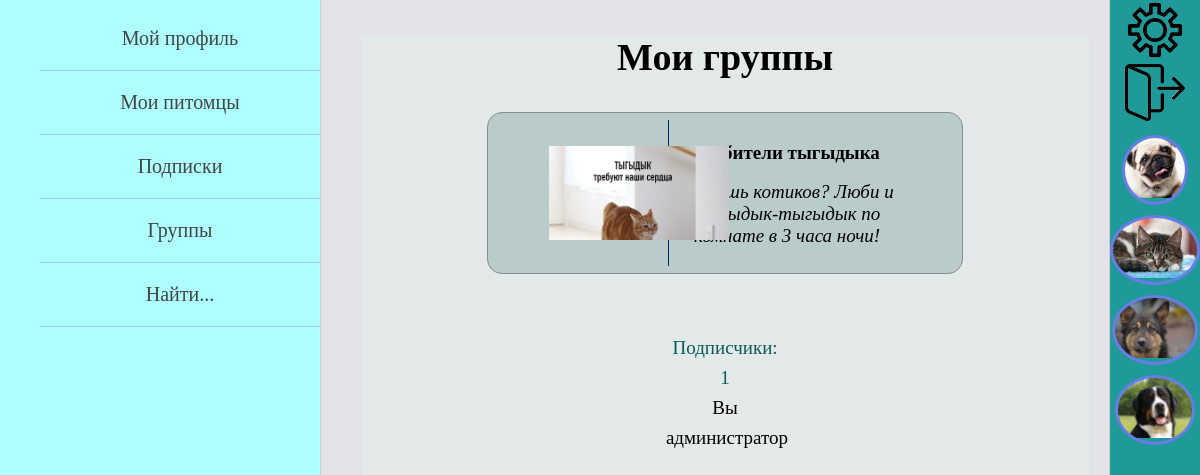
Page /groups/my-groups/ (signed in) on the committed database.
### groups/models.py (models this page shows, shortened)
class Group(models.Model):
    name_of_group = models.CharField(max_length=150, verbose_name='название группы')
    about_group = models.TextField(max_length=2000, verbose_name='инф о группе')
    img_of_group = models.ImageField(upload_to="img_of_group/%Y/%m/%d/", verbose_name='лого группы')
    date_create = models.DateField(auto_now_add=True, verbose_name='дата создания')
    class Meta:
        verbose_name = 'Группа'
        verbose_name_plural = 'Группы'

### pet_owners/models.py (models this page shows, shortened)
class Animal(models.Model):
    GENDER = (
        ("мальчик", "мальчик"),
        ("девочка", "девочка")
    )
    name_of_animal = models.CharField(max_length=55, verbose_name='имя питомца')
    pet_owner = models.ForeignKey(settings.AUTH_USER_MODEL, on_delete=models.CASCADE, verbose_name='владелец')
    category_of_animal = models.ForeignKey(AnimalCategory, on_delete=models.PROTECT, verbose_name='вид')
    animal_breed = models.CharField(max_length=100, blank=True, verbose_name='порода питомца')
    date_of_animal_birth = models.DateField(verbose_name='дата рождения питомца', blank=True, null=True)
    sex = models.CharField(max_length=7, choices=GENDER, verbose_name='пол', null=True)
    animal_photo = models.ImageField(upload_to="animals_photos/%Y/%m/%d/", verbose_name='фото питомца')
    about_pet = models.TextField(max_length=520, verbose_name='о питомце')
    class Meta:
        verbose_name = 'Питомец'
        verbose_name_plural = 'Питомцы'

### groups/views.py (the view)
# urls.py: path('my-groups/', GroupsHome.as_view(), name='my_groups'),
class GroupsHome(LoginRequiredMixin, DataMixin, ListView):
    model = Group
    template_name = 'groups/groups_page.html'
    context_object_name = 'groups'
    def get_queryset(self):
        self.queryset = Group.objects.filter(
            members__member=self.request.user).annotate(
            mem_count=Count('members')).order_by('-mem_count')
        return self.queryset
    def get_context_data(self, *, object_list=None, **kwargs):
        context = super().get_context_data(**kwargs)
        groups = self.queryset
        context['title'] = "Мои группы"
        context.update(self.get_left_menu())
        context.update(self.get_right_menu())
        context['user_groups_followed'] = self.get_groups_followers(groups)
        return context

### pet_owners/templatetags/pet_owners_tags.py (called while the page is built)
@register.simple_tag
def create_foll_list(animal_name, user_animals_followed):
    return user_animals_followed[animal_name]

### pet_owners/utils.py (called while the page is built)
    def get_left_menu(self):
        context = {}
        if self.request.user.is_authenticated:
            context['left_menu'] = [
                {'title': "Мой профиль", 'url_name': ['profile_home', self.request.user.id]},
                {'title': "Мои питомцы", 'url_name': ['all_animals_page']},
                {'title': "Подписки", 'url_name': ['owner_subscriptions', self.request.user.id]},
                {'title': "Группы", 'url_name': ['my_groups']},
                {'title': "Найти...", 'url_name': ['profile_home', self.request.user.id]}
            ]
        else:
            context['left_menu'] = [
                {'title': "Регистрация", 'url_name': 'register'},
                {'title': "Войти", 'url_name': 'login'},
            ]
        return context

    def get_right_menu(self, auth_user=None):
        context = {}
        if auth_user is None:
            auth_user = Owner.objects.get(pk=self.request.user.id)
        animals = Animal.objects.filter(followers__follower=auth_user)[:7]
        context['animals_for_right_menu'] = animals
        return context

### groups/templates/groups/groups_page.html (shortened to what this page needs)
{% extends 'pet_owners/base.html' %}
{% load pet_owners_tags %}
{% block content %}
<div class="my_groups_block">
    <h1>{{title}}</h1>
    {% if groups %}
        <div class="all_groups">
            {% for group in groups %}
                {% create_foll_list group.name_of_group user_groups_followed as foll_list %}
                <div class="group_cell">
                    <div class="group_logo_block">
                        <img src="{{group.img_of_group.url}}" width=180>
                    </div>
                    <a href="{% url 'show_group' group.pk %}" class="group_link">
                        <div class="group_name_txt">
                            <div class="group_name">{{group.name_of_group}}</div>
                            <div class="about_group">{{group.about_group|truncatewords:35}}</div>
                        </div>
                    </a>
                    <div class="group_extra_data">
                        <div class="subs_of_user">
                            <a href="#">
                                Подписчики: {{foll_list.count_folls}}
                            </a>
                        </div>
                        <div class="group_follow_btn">
                                {% if foll_list.is_followed %}
                                    {% if foll_list.is_admin %}
                                        Вы администратор
                                    {% else %}
                                    <div class="unfollow_group">
                                        <a href="{% url 'change_follower_for_group' group.pk %}">Отписаться</a>
                                    </div>
                                    {% endif %}
                                {% else %}
                                    <div class="follow_group">
                                        <a href="{% url 'change_follower_for_group' group.pk %}">Подписаться</a>
                                    </div>
                                {% endif %}
                        </div>
                    </div>
                </div>
            {% endfor %}
        </div>
    {% endif %}
</div>
{% endblock %}

### pet_owners/templates/pet_owners/base.html (shortened to what this page needs)
{% load static %}
<!DOCTYPE html>
<html lang="en">
<head>
    <link type="text/css" href="{% static 'pet_owners/css/styles.css' %}" rel="stylesheet" />
</head>
<body>
<table class="table-page" border=0 cellpadding="0" cellspacing="0">
<tr>
    <td valign="top" class="left-chapters">
        <ul id="leftchapters">
            {% for el_menu in left_menu %}
                {% if request.user.is_authenticated %}
                    {% if el_menu.url_name|length == 2 %}
                        <li><a href="{% url el_menu.url_name.0 el_menu.url_name.1 %}">
                            {{el_menu.title}}
                        </a></li>
                    {% else %}
                        <li><a href="{% url el_menu.url_name.0 %}">
                            {{el_menu.title}}
                        </a></li>
                    {% endif %}
                {% else %}
                    <li><a href="{% url el_menu.url_name %}">{{el_menu.title}}</a></li>
                {% endif %}
            {% endfor %}
        </ul>
    </td>
    <td valign="top" class="content">
        <div class="content-text">
            {% block content %}
            {% endblock %}
        </div>
    </td>
    <td valign="top" class="right-chapters">
        <table border=0 cellpadding="0" cellspacing="0">
            {% if request.user.is_authenticated %}
            <tr class="settings_button"><td>
                <a href="{% url 'profile-settings' request.user.id %}">
                    <img src="/static/pet_owners/images/settings_img.png" width="60">
                </a>
            </td></tr>
            <tr class="logout_button"><td>
                <a href="{% url 'logout' %}">
                    <img src="/static/pet_owners/images/exit.png" width="60">
                </a>
            </td></tr>
            {% for sub in animals_for_right_menu %}
                <tr class="right_sub_button"><td>
                    <a href="{% url 'animal_posts' sub.pk %}">
                        <div class="sub_avatar">
                            <img src="{{sub.animal_photo.url}}" height=60>
                        </div>
                    </a>
                </td></tr>
            {% endfor %}
            {% endif %}
        </table>
    </td>
</tr>
</table>
</body>
</html>

### pet_owners/static/pet_owners/css/styles.css (style rules this page uses)
html, body { font-family: 'Georgia'; margin: 0; padding: 0; height: 100%; width: 100%; color: #000000; }
.table-page { width: 100%; height: 100%; vertical-align: top; }
.table-page tr { height: 100%; }
.left-chapters { margin: 0; background: rgba(140, 255, 255, 0.7); border-right: 1px solid #ccc; min-height: 100%; }
.left-chapters ul { width: 300px; min-height: 100%; margin: 0; padding: 7px 0 7px 20px; list-style: none; font-size: 20px; }
.left-chapters ul li { text-align: center; margin-left: 20px; padding: 20px 0 20px 0; color: #999; border-bottom: 1px solid rgba(126, 117, 255, 0.4); }
.left-chapters ul li a { color: #444; text-decoration: none; transition: color .2s linear; }
.right-chapters { margin: 0; background: #209999; border-left: 1px solid #ccc; min-height: 100%; }
.settings_button, .logout_button, .right_sub_button { text-align: center; }
.settings_button a, .logout_button a, .right_sub_button a { display: block; height: 100%; width: 100%; transition: all .2s linear; }
.right_sub_button .sub_avatar { border: 3px solid rgba(126, 117, 255, 0.8); }
.content { background: #27234621; padding: 10px 20px 20px 40px; width: 100%; height: 100%; box-sizing: border-box; }
.content-text { height: 100%; font-size: 19px; background: #e3e8e8; font-family: Yandex Sans Display Light; }
.subs_of_user a, .foll_name a { color: #095c5c; text-decoration: none; }
.sub_avatar, .foll_avatar, .author_avatar { display: inline-block; vertical-align: middle; text-align: center; max-height: 120px; max-width: 120px; margin-top: 10px; border-radius: 50%; overflow: hidden; }
.my_groups_block { width: 100%; text-align: center; }
.group_cell { background: rgba(144, 176, 176, 0.5); width: 65%; height: 160px; display: inline-block; text-align: center; margin: 7px 0 7px 0; border: 1px solid #878c8c; border-radius: 15px; }
.group_logo_block { display: inline-block; position: relative; width: 25%; height: 146px; margin: 7px 0 7px 0; border-right: 1px solid #00255c; }
.group_logo_block img { position: absolute; margin: auto; left: 0; top: 0; bottom: 0; right: 0; }
.group_link { color: #000000; }
.group_name_txt { display: inline-block; vertical-align: top; margin-top: 20px; width: 48%; height: 100%; }
.group_name { height: 30%; line-height: 40px; font-weight: bold; }
.about_group { min-height: 65%; font-style: italic; }
.group_extra_data { display: inline-block; vertical-align: top; margin-top: 40px; line-height: 30px; width: 25%; }

### rows in the picture
Group: img_of_group (picture), name_of_group "Любители тыгыдыка", about_group "Любишь котиков? Люби и тыгыдык-тыгыдык по комнате в 3 часа ночи!", count_folls "1"
Animal: animal_photo (picture)
Animal: animal_photo (picture)
Animal: animal_photo (picture)
Animal: animal_photo (picture)

### other values in the picture
{{ el_menu.title }} "Мой профиль" "Подписки" "Найти..."
{{ el_menu.title }} "Мои питомцы" "Группы"
{{ title }} "Мои группы"
